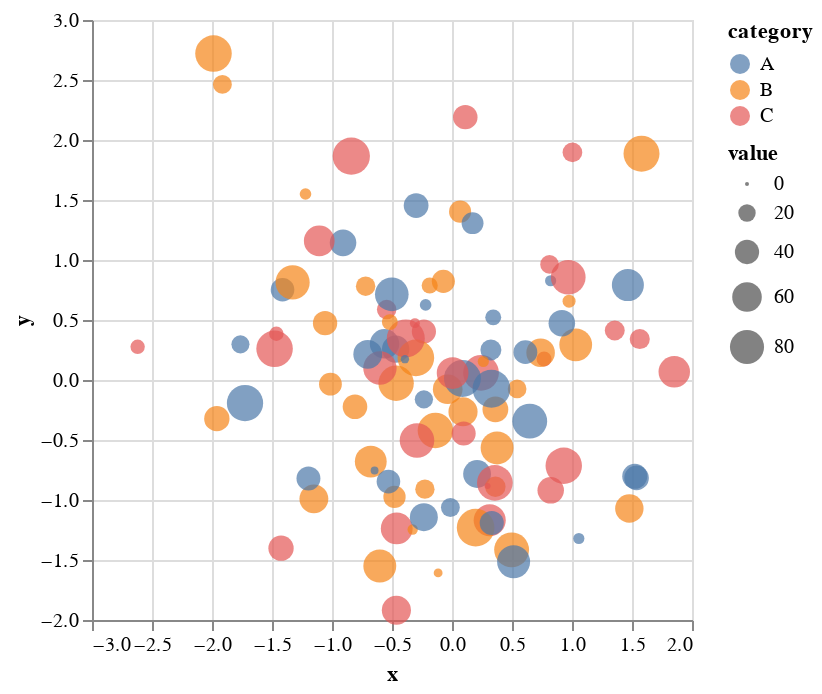

The notebook cell this image was saved under:
### Markdown cell above
### Data Encoding and Visual Properties

Use encoding channels to map data to visual properties.

### Code cell
# Encoded scatter plot with multiple visual properties
encoded_chart = alt.Chart(data).mark_circle(size=100).encode(
    x='x:Q',
    y='y:Q',
    color='category:N',
    size='value:Q',
    opacity=alt.value(0.7),
    tooltip=['x', 'y', 'category', 'value']
)

encoded_chart

### Figure 1 — Vega-Lite specification as saved in the notebook (floating-point values rounded to 4 significant figures)
{"config": {"view": {"continuousWidth": 300, "continuousHeight": 300}}, "data": {"name": "data-3f135e37e5dc61ca039f0f01b2917013"}, "mark": {"type": "circle", "size": 100}, "encoding": {"color": {"field": "category", "type": "nominal"}, "opacity": {"value": 0.7}, "size": {"field": "value", "type": "quantitative"}, "tooltip": [{"field": "x", "type": "quantitative"}, {"field": "y", "type": "quantitative"}, {"field": "category", "type": "nominal"}, {"field": "value", "type": "quantitative"}], "x": {"field": "x", "type": "quantitative"}, "y": {"field": "y", "type": "quantitative"}}, "$schema": "https://vega.github.io/schema/vega-lite/v5.20.1.json", "datasets": {"data-3f135e37e5dc61ca039f0f01b2917013": [{"x": 0.4967, "y": -1.415, "category": "B", "size": 20.81, "value": 83.7}, {"x": -0.1383, "y": -0.4206, "category": "B", "size": 40.77, "value": 86.69}, {"x": 0.6477, "y": -0.3427, "category": "A", "size": 18.26, "value": 83.85}, {"x": 1.523, "y": -0.8023, "category": "A", "size": 18.47, "value": 42.61}, {"x": -0.2342, "y": -0.1613, "category": "A", "size": 38.03, "value": 22.26}, {"x": -0.2341, "y": 0.4041, "category": "C", "size": 98.16, "value": 39.67}, {"x": 1.579, "y": 1.886, "category": "B", "size": 25.78, "value": 89.19}, {"x": 0.7674, "y": 0.1746, "category": "C", "size": 11.54, "value": 14.66}, {"x": -0.4695, "y": 0.2576, "category": "A", "size": 78.7, "value": 51.33}, {"x": 0.5426, "y": -0.07445, "category": "B", "size": 82.62, "value": 23.32}, {"x": -0.4634, "y": -1.919, "category": "C", "size": 41.17, "value": 58.13}, {"x": -0.4657, "y": -0.02651, "category": "B", "size": 51.82, "value": 86.31}, {"x": 0.242, "y": 0.06023, "category": "C", "size": 68.48, "value": 88.04}, {"x": -1.913, "y": 2.463, "category": "B", "size": 14.33, "value": 23.67}, {"x": -1.725, "y": -0.1924, "category": "A", "size": 95.42, "value": 90.77}, {"x": -0.5623, "y": 0.3015, "category": "A", "size": 89.8, "value": 59.19}, {"x": -1.013, "y": -0.03471, "category": "B", "size": 33.48, "value": 35.02}, {"x": 0.3142, "y": -1.169, "category": "C", "size": 11.38, "value": 70.82}, {"x": -0.908, "y": 1.143, "category": "A", "size": 94.01, "value": 48.17}, {"x": -1.412, "y": 0.7519, "category": "A", "size": 55.09, "value": 37.8}, {"x": 1.466, "y": 0.791, "category": "A", "size": 58.54, "value": 70.51}, {"x": -0.2258, "y": -0.9094, "category": "B", "size": 71.56, "value": 24.87}, {"x": 0.06753, "y": 1.403, "category": "B", "size": 65.43, "value": 33.03}, {"x": -1.425, "y": -1.402, "category": "C", "size": 94.95, "value": 43.45}, {"x": -0.5444, "y": 0.5869, "category": "C", "size": 94.98, "value": 25.37}, {"x": 0.1109, "y": 2.19, "category": "C", "size": 88.05, "value": 40.52}, {"x": -1.151, "y": -0.9905, "category": "B", "size": 67.28, "value": 57.15}, {"x": 0.3757, "y": -0.5663, "category": "B", "size": 82.09, "value": 74.1}, {"x": -0.6006, "y": 0.09965, "category": "C", "size": 70.95, "value": 76.72}, {"x": -0.2917, "y": -0.5035, "category": "C", "size": 61.6, "value": 82.28}, {"x": -0.6017, "y": -1.551, "category": "B", "size": 21.57, "value": 74.42}, {"x": 1.852, "y": 0.06856, "category": "C", "size": 83.01, "value": 68.1}, {"x": -0.0135, "y": -1.062, "category": "A", "size": 83.86, "value": 23.75}, {"x": -1.058, "y": 0.4736, "category": "B", "size": 66.33, "value": 40.02}, {"x": 0.8225, "y": -0.9194, "category": "C", "size": 83.84, "value": 47.77}, {"x": -1.221, "y": 1.55, "category": "B", "size": 68.63, "value": 8.289}, {"x": 0.2089, "y": -0.7833, "category": "A", "size": 28.6, "value": 52.84}, {"x": -1.96, "y": -0.3221, "category": "B", "size": 34.66, "value": 43.63}, {"x": -1.328, "y": 0.8135, "category": "B", "size": 29.31, "value": 80.21}, {"x": 0.1969, "y": -1.231, "category": "B", "size": 43.95, "value": 97.79}, {"x": 0.7385, "y": 0.2275, "category": "B", "size": 13.51, "value": 55.6}, {"x": 0.1714, "y": 1.307, "category": "A", "size": 65.64, "value": 32.27}, {"x": -0.1156, "y": -1.607, "category": "B", "size": 40.29, "value": 4.34}, {"x": -0.3011, "y": 0.1846, "category": "B", "size": 69.02, "value": 92.46}, {"x": -1.479, "y": 0.2599, "category": "C", "size": 44.69, "value": 91.91}, {"x": -0.7198, "y": 0.7818, "category": "B", "size": 71.35, "value": 25.3}, {"x": -0.4606, "y": -1.237, "category": "C", "size": 40.66, "value": 69.54}, {"x": 1.057, "y": -1.32, "category": "A", "size": 33.46, "value": 7.543}, {"x": 0.3436, "y": 0.5219, "category": "A", "size": 54.64, "value": 16.62}, {"x": -1.763, "y": 0.297, "category": "A", "size": 72.36, "value": 21.68}, {"x": 0.3241, "y": 0.2505, "category": "A", "size": 41.35, "value": 29.45}, {"x": -0.3851, "y": 0.3464, "category": "C", "size": 94.3, "value": 99.58}, {"x": -0.6769, "y": -0.68, "category": "B", "size": 13.53, "value": 69.69}, {"x": 0.6117, "y": 0.2323, "category": "A", "size": 47.62, "value": 38.42}, {"x": 1.031, "y": 0.2931, "category": "B", "size": 97.08, "value": 73.71}, {"x": 0.9313, "y": -0.7144, "category": "C", "size": 59.32, "value": 91.53}, {"x": -0.8392, "y": 1.866, "category": "C", "size": 48.11, "value": 95.87}, {"x": -0.3092, "y": 0.4738, "category": "C", "size": 61.17, "value": 5.786}, {"x": 0.3313, "y": -1.191, "category": "A", "size": 61.83, "value": 39.45}, {"x": 0.9755, "y": 0.6566, "category": "B", "size": 75.85, "value": 10.68}, {"x": -0.4792, "y": -0.9747, "category": "B", "size": 21.49, "value": 33.57}, {"x": -0.1857, "y": 0.7871, "category": "B", "size": 32.5, "value": 16.97}, {"x": -1.106, "y": 1.159, "category": "C", "size": 62.25, "value": 64.68}, {"x": -1.196, "y": -0.8207, "category": "A", "size": 88.04, "value": 38.83}, {"x": 0.8125, "y": 0.9634, "category": "C", "size": 60.57, "value": 22.94}, {"x": 1.356, "y": 0.4128, "category": "C", "size": 31.47, "value": 26.59}, {"x": -0.07201, "y": 0.8221, "category": "B", "size": 71.19, "value": 36.03}, {"x": 1.004, "y": 1.897, "category": "C", "size": 76.59, "value": 25.99}, {"x": 0.3616, "y": -0.2454, "category": "B", "size": 31.44, "value": 45.32}, {"x": -0.6451, "y": -0.7537, "category": "A", "size": 44.0, "value": 3.232}, {"x": 0.3614, "y": -0.8895, "category": "B", "size": 58.09, "value": 27.98}, {"x": 1.538, "y": -0.8158, "category": "A", "size": 54.69, "value": 41.12}, {"x": -0.03583, "y": -0.0771, "category": "B", "size": 45.07, "value": 60.28}, {"x": 1.565, "y": 0.3412, "category": "C", "size": 36.79, "value": 27.1}, {"x": -2.62, "y": 0.2767, "category": "C", "size": 19.0, "value": 13.32}, {"x": 0.8219, "y": 0.8272, "category": "A", "size": 14.81, "value": 7.62}, {"x": 0.08705, "y": 0.013, "category": "A", "size": 96.27, "value": 94.05}, {"x": -0.299, "y": 1.454, "category": "A", "size": 86.24, "value": 41.66}, {"x": 0.09176, "y": -0.2647, "category": "B", "size": 41.94, "value": 58.12}, {"x": -1.988, "y": 2.72, "category": "B", "size": 96.11, "value": 91.92}, {"x": -0.2197, "y": 0.6257, "category": "A", "size": 70.91, "value": 8.275}, {"x": 0.3571, "y": -0.8572, "category": "C", "size": 53.43, "value": 87.67}, {"x": 1.478, "y": -1.071, "category": "B", "size": 54.37, "value": 55.16}, {"x": -0.5183, "y": 0.4825, "category": "B", "size": 17.5, "value": 16.48}, {"x": -0.8085, "y": -0.2235, "category": "B", "size": 18.25, "value": 41.13}, {"x": -0.5018, "y": 0.714, "category": "A", "size": 64.22, "value": 77.76}, {"x": 0.9154, "y": 0.4732, "category": "A", "size": 59.83, "value": 48.04}, {"x": 0.3288, "y": -0.07283, "category": "A", "size": 29.15, "value": 98.53}, {"x": -0.5298, "y": -0.8468, "category": "A", "size": 95.16, "value": 37.67}, {"x": 0.5133, "y": -1.515, "category": "A", "size": 80.32, "value": 74.96}, {"x": 0.09708, "y": -0.4465, "category": "C", "size": 20.21, "value": 39.3}, {"x": 0.9686, "y": 0.8564, "category": "C", "size": 93.78, "value": 82.92}, {"x": -0.7021, "y": 0.2141, "category": "A", "size": 97.68, "value": 56.91}, {"x": -0.3277, "y": -1.246, "category": "B", "size": 99.63, "value": 6.351}, {"x": -0.3921, "y": 0.1732, "category": "A", "size": 15.03, "value": 3.682}, {"x": -1.464, "y": 0.3853, "category": "C", "size": 76.33, "value": 13.39}, {"x": 0.2961, "y": -0.8839, "category": "C", "size": 59.13, "value": 1.367}, {"x": 0.2611, "y": 0.1537, "category": "B", "size": 73.52, "value": 7.536}, {"x": 0.005113, "y": 0.05821, "category": "C", "size": 97.18, "value": 69.17}, {"x": -0.2346, "y": -1.143, "category": "A", "size": 71.92, "value": 53.43}]}}
